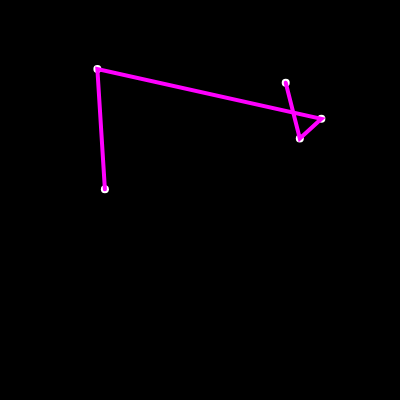
Frame 1 (no input)
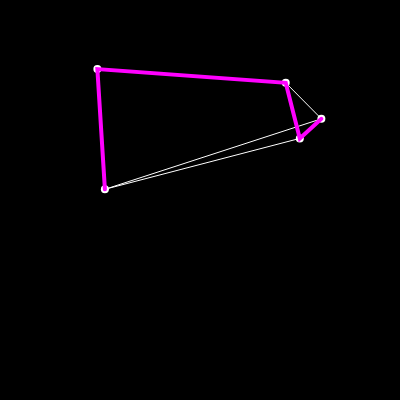
Frame 60 (no input)
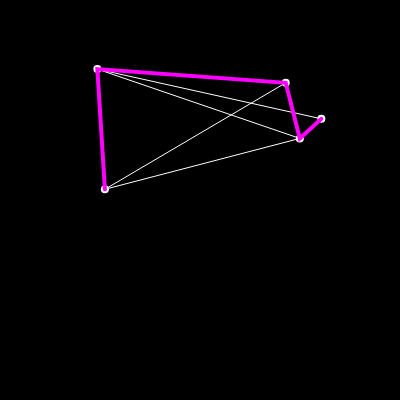
Frame 120 (the mouse pressed at the canvas centre since frame 60)

The p5.js sketch that drew these frames (run headless with seeded random() and noise() and a simulated clock; from frame 60 on, the mouse is pressed at the canvas centre):

// p5.js sketch
// ── sketch.js

var cities = [];
var totalCities = 5;

var recordDistance;
var bestEver;

function setup() {
  createCanvas(400, 400);
  for (var i = 0; i < totalCities; i++) {
    var v = createVector(random(width), random(height));
    cities[i] = v;
  }

  var d = calcDistance(cities);
  recordDistance = d;
  bestEver = cities.slice();
}

function draw() {
  background(0);
  fill(0);
  noStroke();
  textSize(12);
  text(`Best: ${floor(recordDistance)}`, 340, 10);

  fill(255);
  for (var i = 0; i < cities.length; i++) {
    ellipse(cities[i].x, cities[i].y, 8, 8);
  }

  stroke(255);
  strokeWeight(1);
  noFill();
  beginShape();
  for (var i = 0; i < cities.length; i++) {
    vertex(cities[i].x, cities[i].y);
  }
  endShape();

  stroke(255, 0, 255);
  strokeWeight(4);
  noFill();
  beginShape();
  for (var i = 0; i < cities.length; i++) {
    vertex(bestEver[i].x, bestEver[i].y);
  }
  endShape();

  var i = floor(random(cities.length));
  var j = floor(random(cities.length));
  swap(cities, i, j);

  var d = calcDistance(cities);
  if (d < recordDistance) {
    recordDistance = d;
    bestEver = cities.slice();
  }
}

function swap(a, i, j) {
  var temp = a[i];
  a[i] = a[j];
  a[j] = temp;
}

function calcDistance(points) {
  var sum = 0;
  for (var i = 0; i < points.length - 1; i++) {
    var d = dist(points[i].x, points[i].y, points[i + 1].x, points[i + 1].y);
    sum += d;
  }
  return sum;
}
